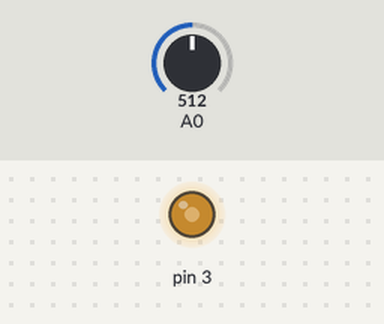
A sketch run on a simulated Arduino Uno, built with avr-gcc and run on an emulated ATmega328P. On the bench: output pins drawn as LEDs (lit = HIGH). The test bench sets the inputs (shaded band); at power-on: A0 = 512.

Above: at 1.2 s.
1.3 s: A0 set to 716
At 2.5 s:
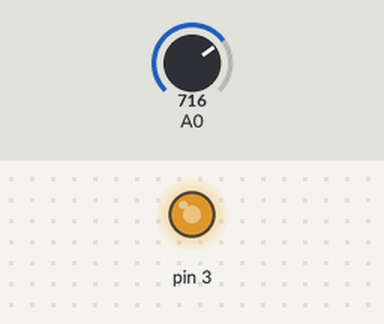
2.8 s: A0 set to 900
At 3.6 s:
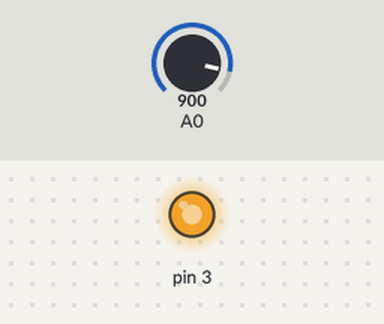
4.3 s: A0 set to 122
At 4.8 s:
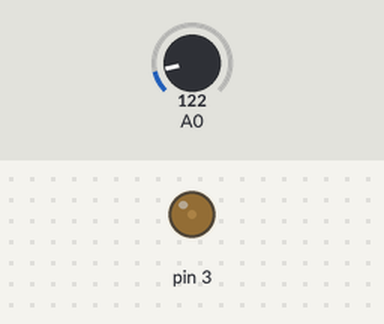
5.8 s: A0 set to 0
At 7.0 s:
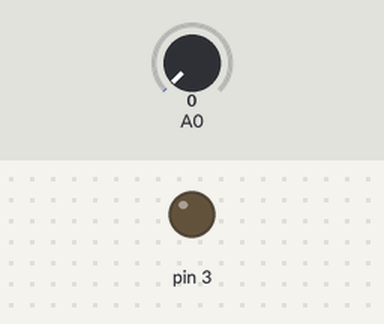
7.3 s: A0 set to 511
At 8.2 s:
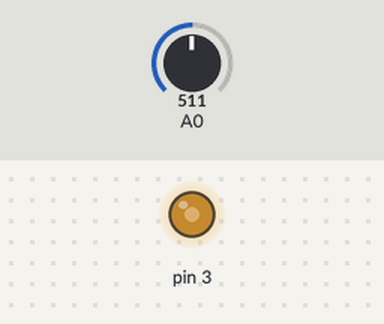
Timing chart, 0 to 9.8 s (numbered marks = the images above; inputs shaded):
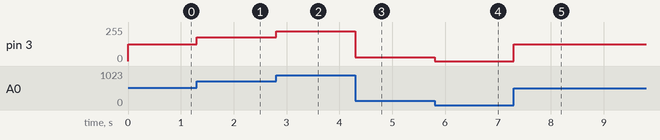

The sketch:

sketch_coolingblock_DWG.ino
```cpp
void setup() {
  pinMode(3, OUTPUT);
  //TCCR2B = TCCR2B & B11111000 | B00000010; // for PWM frequency of 3921.16 Hz
}

void loop() {
  //Read the value of the potentiometer (Voltage from 0 - 5 Volts) from analog input A0
  //Also, in case it isn't clear, use the potenitometer to create a voltage divider using the 5V output, ground, and the variable resistor part connected to A0, in this case.
 int readPot = analogRead(A0);
  //convert the analog value read on A0 (readPot) to a value from 0 to 255, the required range of values for a duty cycle in arduino code
 //int dutyCylce =
 int dutyCycle = map(readPot, 0, 1023, 0, 255);
 //int dutyCycle = 200;
 //Output a pwm signal on Digital Output pin 10 with duty cycle dutyCycle
 analogWrite (3, dutyCycle);
 //Wait a ms before running loop again. Honestly, probably don't need this part, idk
 delay(1);

}
```

Measured:
- after the input at 1.3 s, pin 3: 127/255 → 178/255 at once
- after the input at 2.8 s, pin 3: 178/255 → 224/255 at once
- after the input at 4.3 s, pin 3: 224/255 → 30/255 at once
- after the input at 5.8 s, pin 3: 30/255 → 0/255 at once
- after the input at 7.3 s, pin 3: 0/255 → 127/255 at once
